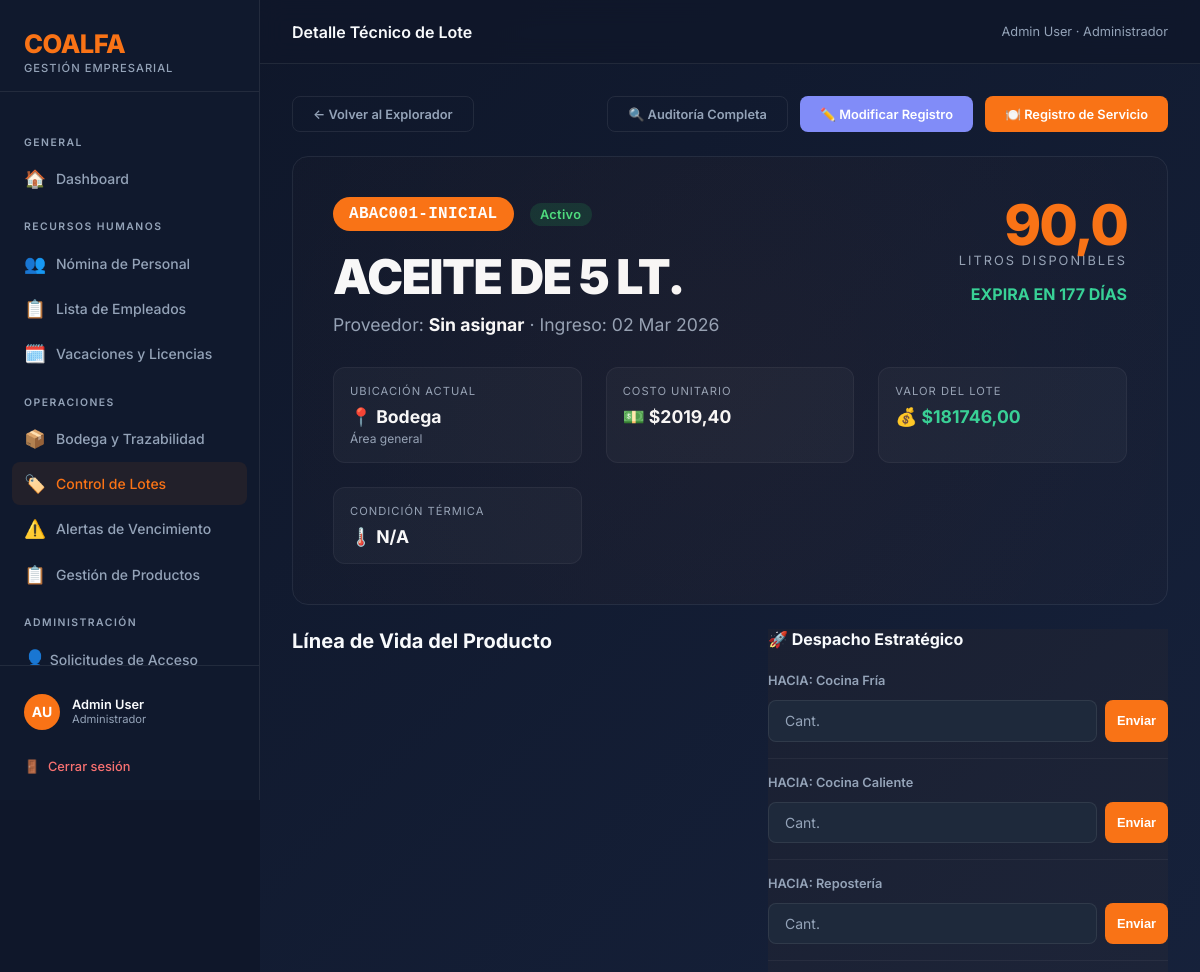
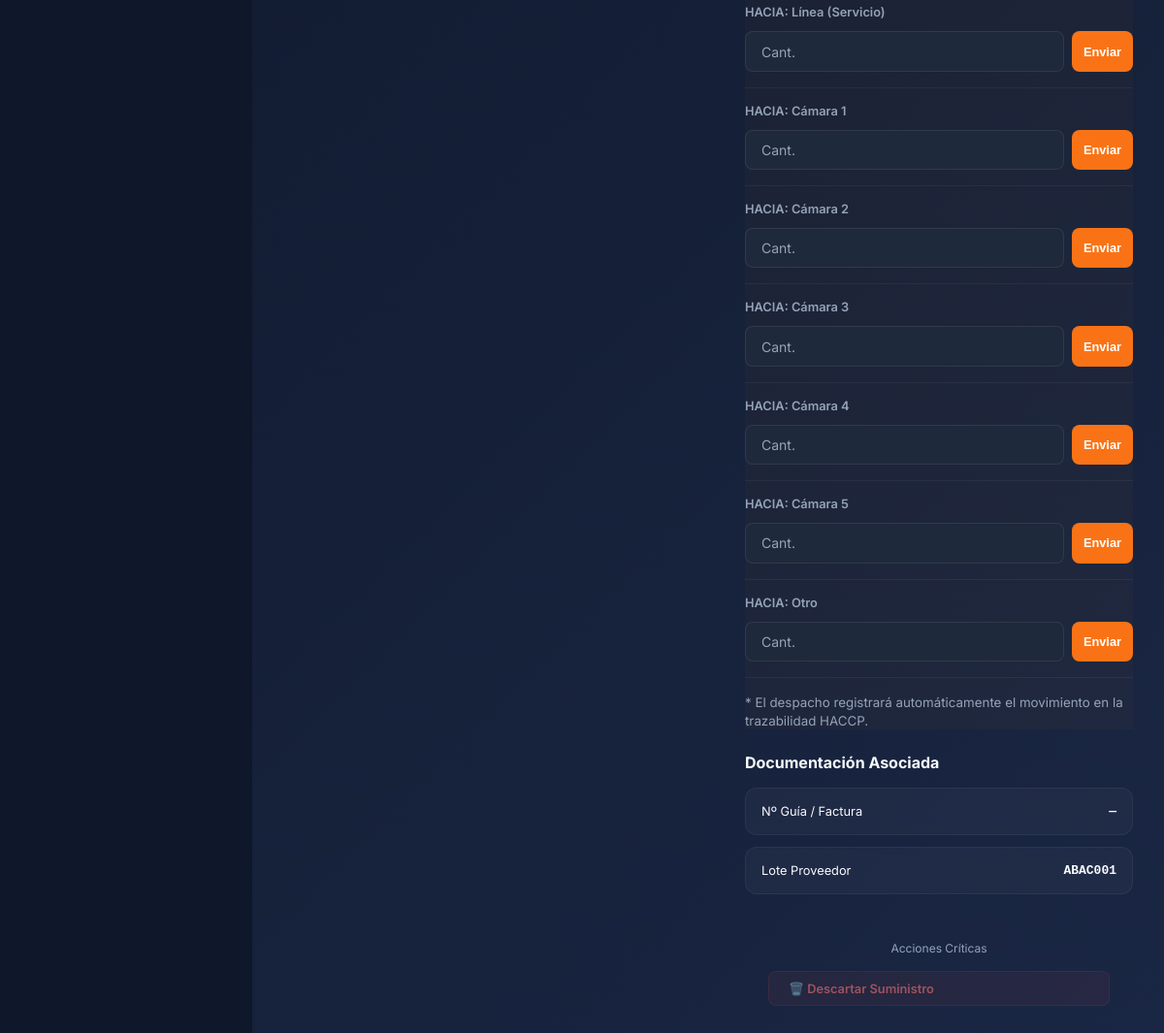
Page /inventario/lotes/351/ (signed in) on the committed database (2 pictures, top to bottom).
### coalfa/models.py (models this page shows, shortened)
class Usuario(AbstractBaseUser, PermissionsMixin):
    ROL_CHOICES = [
        ("ADMIN", "Administrador"),
        ("RRHH", "Recursos Humanos"),
        ("OPERACIONAL", "Operacional"),
    ]
    rut = models.CharField(max_length=12, unique=True, verbose_name="RUT")
    nombre = models.CharField(max_length=60, verbose_name="Nombre")
    apellido = models.CharField(max_length=60, verbose_name="Apellido")
    rol = models.CharField(max_length=15, choices=ROL_CHOICES, default="RRHH", verbose_name="Rol")
    is_active = models.BooleanField(default=True, verbose_name="Activo")
    is_staff = models.BooleanField(default=False, verbose_name="Es staff")
    solicitud_pendiente = models.BooleanField(default=False, verbose_name="Solicitud pendiente de aprobación")
    date_joined = models.DateTimeField(default=timezone.now, verbose_name="Fecha de registro")
    USERNAME_FIELD = "rut"
    REQUIRED_FIELDS = ["nombre", "apellido"]
    objects = UsuarioManager()
    def get_full_name(self):
        return f"{self.nombre} {self.apellido}"
    class Meta:
        verbose_name = "Usuario"
        verbose_name_plural = "Usuarios"

### inventario/models.py (models this page shows, shortened)
class Lote(models.Model):
    UBICACION_CHOICES = [
        ("BODEGA", "Bodega"),
        ("COCINA_FRIA", "Cocina Fría"),
        ("COCINA_CALIENTE", "Cocina Caliente"),
        ("REPOSTERIA", "Repostería"),
        ("LINEA", "Línea (Servicio)"),
        ("CAMARA_1", "Cámara 1"),
        ("CAMARA_2", "Cámara 2"),
        ("CAMARA_3", "Cámara 3"),
        ("CAMARA_4", "Cámara 4"),
        ("CAMARA_5", "Cámara 5"),
        ("OTRO", "Otro"),
    ]
    ESTADO_CHOICES = [
        ("ACTIVO", "Activo"),
        ("CONSUMIDO", "Consumido"),
        ("VENCIDO", "Vencido"),
        ("DESCARTADO", "Descartado"),
    ]
    PROCESO_CHOICES = [
        ("RECEPCION", "Recepción de Bodega"),
        ("MARINADO", "Marinado"),
        ("PORCIONADO", "Porcionado"),
        ("COCCION", "Cocción"),
        ("PREPARACION", "Preparación / Mezcla"),
        ("HORNEADO", "Horneado"),
        ("ENFRIADO", "Enfriado"),
        ("OTRO", "Otro"),
    ]
    producto = models.ForeignKey(Producto, on_delete=models.PROTECT, related_name="lotes")
    proveedor = models.ForeignKey(
        Proveedor, on_delete=models.SET_NULL, null=True, blank=True, related_name="lotes"
    )
    numero_lote = models.CharField(max_length=60, unique=True, blank=True)
    numero_lote_proveedor = models.CharField(
        max_length=80, blank=True, verbose_name="Lote del Proveedor"
    )
    numero_guia = models.CharField(
        max_length=80, blank=True, verbose_name="Nº Guía / Factura"
    )
    cantidad = models.FloatField()
    precio_unitario = models.FloatField(default=0, help_text="Costo por unidad de medida")
    fecha_recepcion = models.DateField()
    fecha_vencimiento = models.DateField()
    temperatura_recepcion = models.FloatField(
        null=True, blank=True, verbose_name="Temperatura recepción (°C)"
    )
    proceso = models.CharField(
        max_length=20,
        choices=PROCESO_CHOICES,
        default="RECEPCION",
        verbose_name="Proceso de origen",
    )
    lotes_padres = models.ManyToManyField(
        "self",
        symmetrical=False,
        blank=True,
        related_name="lotes_hijos",
        verbose_name="Lotes de origen (insumos)",
    )
    ubicacion_actual = models.CharField(
        max_length=30, choices=UBICACION_CHOICES, default="BODEGA"
    )
    ubicacion_detalle = models.CharField(
        max_length=100, blank=True, help_text="Ej: Pasillo 2, Estante B"
    )
    estado = models.CharField(
        max_length=12, choices=ESTADO_CHOICES, default="ACTIVO"
    )
    responsable_registro = models.CharField(
        max_length=100, blank=True, verbose_name="Responsable de registro"
    )
    observaciones = models.TextField(blank=True)
    fecha_registro = models.DateTimeField(auto_now_add=True)
    @property
    def dias_restantes(self):
        return (self.fecha_vencimiento - datetime.date.today()).days
    @property
    def valor_total(self):
        return self.cantidad * self.precio_unitario
    class Meta:
        verbose_name = "Lote"
        verbose_name_plural = "Lotes"
        ordering = ["fecha_vencimiento"]

class Producto(models.Model):
    UNIDAD_CHOICES = [
        ("KG", "Kilogramos"),
        ("G", "Gramos"),
        ("L", "Litros"),
        ("ML", "Mililitros"),
        ("UN", "Unidades"),
        ("CAJA", "Cajas"),
    ]
    CATEGORIA_CHOICES = [
        ("ABARROTES", "Abarrotes"),
        ("CARNES", "Carnes y Aves"),
        ("PESCADOS", "Pescados y Mariscos"),
        ("LACTEOS", "Lácteos y Huevos"),
        ("FRUTAS", "Frutas y Verduras"),
        ("CONGELADOS", "Congelados"),
        ("BEBIDAS", "Bebidas"),
        ("LIMPIEZA", "Aseo y Limpieza"),
        ("OTRO", "Otros"),
    ]
    nombre = models.CharField(max_length=100)
    descripcion = models.TextField(blank=True)
    categoria = models.CharField(max_length=20, choices=CATEGORIA_CHOICES, default="OTRO")
    unidad_medida = models.CharField(max_length=5, choices=UNIDAD_CHOICES, default="KG")
    stock_minimo = models.FloatField(default=0, help_text="Alerta cuando el stock total baje de este valor")
    temperatura_min = models.FloatField(null=True, blank=True, help_text="°C (opcional)")
    temperatura_max = models.FloatField(null=True, blank=True, help_text="°C (opcional)")
    class Meta:
        verbose_name = "Producto"
        verbose_name_plural = "Productos"
        ordering = ["nombre"]

### inventario/views.py (the view)
# urls.py: path("lotes/<int:pk>/", views.detalle_lote, name="inventario_detalle_lote"),
@operacional_required
def detalle_lote(request, pk):
    lote = get_object_or_404(Lote, pk=pk)
    movimientos = lote.movimientos.all()
    destinos_posibles = [u for u in Lote.UBICACION_CHOICES if u[0] != lote.ubicacion_actual]
    return render(request, "inventario/detalle_lote.html", {
        "lote": lote,
        "movimientos": movimientos,
        "destinos": destinos_posibles,
    })

### coalfa/context_processors.py (called while the page is built)
def solicitudes_pendientes(request):
    if request.user.is_authenticated and getattr(request.user, 'rol', None) == 'ADMIN':
        count = Usuario.objects.filter(solicitud_pendiente=True).count()
        return {'solicitudes_count': count}
    return {}

### inventario/templates/inventario/detalle_lote.html (shortened to what this page needs)
{% extends 'base.html' %}
{% block topbar_title %}Detalle Técnico de Lote{% endblock %}
{% block nav_lotes %}active{% endblock %}
{% block content %}
<div style="display:flex; justify-content:space-between; align-items:center; margin-bottom:1.5rem;">
    <a href="{% url 'inventario_lista_lotes' %}" class="btn btn-ghost">← Volver al Explorador</a>
    <div style="display:flex; gap:0.75rem;">
        <a href="{% url 'inventario_trazabilidad_lote' lote.pk %}" class="btn btn-ghost">🔍 Auditoría Completa</a>
        <a href="{% url 'inventario_editar_lote' lote.pk %}" class="btn btn-primary" style="background:var(--indigo); border-color:var(--indigo);">✏️ Modificar Registro</a>
        {% if lote.estado == 'ACTIVO' %}
        <a href="{% url 'inventario_registrar_servicio' lote.pk %}" class="btn btn-primary">🍽️ Registro de Servicio</a>
        {% endif %}
    </div>
</div>
<div class="glass-header">
    <div style="display:flex; justify-content:space-between; align-items:flex-start; flex-wrap:wrap; gap:2rem;">
        <div style="flex:1;">
            <div style="display:flex; align-items:center; gap:1rem; margin-bottom:1rem;">
                <span class="badge" style="background:var(--accent); color:white; font-family:monospace; font-size:1rem; padding:0.5rem 1rem;">
                    {{ lote.numero_lote }}
                </span>
                <span class="badge badge-{{ lote.estado|lower }}" style="font-size:0.8rem;">{{ lote.get_estado_display }}</span>
            </div>
            <h1 style="font-size:3rem; font-weight:900; letter-spacing:-1.5px; margin-bottom:0.5rem;">{{ lote.producto.nombre }}</h1>
            <p style="color:var(--text-muted); font-size:1.1rem;">
                Proveedor: <strong style="color:var(--text);">{{ lote.proveedor.nombre|default:"Sin asignar" }}</strong> ·
                Ingreso: {{ lote.fecha_recepcion|date:"d M Y" }}
            </p>
        </div>
        <div class="amount-display">
            <div class="amount-val">{{ lote.cantidad|floatformat:1 }}</div>
            <div class="amount-lbl">{{ lote.producto.get_unidad_medida_display }} Disponibles</div>
            <div style="margin-top:1rem; font-weight:700; color:{% if lote.dias_restantes < 0 %}var(--danger){% elif lote.dias_restantes < 7 %}var(--warning){% else %}var(--success){% endif %};">
                {% if lote.dias_restantes < 0 %}SUMINISTRO VENCIDO{% else %}EXPIRA EN {{ lote.dias_restantes }} DÍAS{% endif %}
            </div>
        </div>
    </div>
    <div class="info-grid">
        <div class="info-item">
            <div class="info-label">Ubicación Actual</div>
            <div class="info-value">📍 {{ lote.get_ubicacion_actual_display }}</div>
            <div style="font-size:0.75rem; color:var(--text-muted); margin-top:4px;">{{ lote.ubicacion_detalle|default:"Área general" }}</div>
        </div>
        <div class="info-item">
            <div class="info-label">Costo Unitario</div>
            <div class="info-value">💵 ${{ lote.precio_unitario|floatformat:2 }}</div>
        </div>
        <div class="info-item">
            <div class="info-label">Valor del Lote</div>
            <div class="info-value" style="color:var(--success);">💰 ${{ lote.valor_total|floatformat:2 }}</div>
        </div>
        <div class="info-item">
            <div class="info-label">Condición Térmica</div>
            <div class="info-value">🌡️ {{ lote.temperatura_recepcion|default:"N/A" }}{% if lote.temperatura_recepcion %}°C{% endif %}</div>
        </div>
    </div>
</div>
<div style="display:grid; grid-template-columns: 1fr 400px; gap:2rem;">
    <div>
        <div class="card-header" style="border:none; margin-bottom:2rem;">
            <h2 class="card-title" style="font-size:1.25rem;">Línea de Vida del Producto</h2>
        </div>
    </div>
    <div style="display:flex; flex-direction:column; gap:1.5rem;">
        {% if lote.estado == 'ACTIVO' %}
        <div class="glass-panel" style="background:rgba(249, 115, 22, 0.03); border-color:rgba(249, 115, 22, 0.2);">
            <h3 style="font-size:1rem; font-weight:700; margin-bottom:1.5rem; display:flex; align-items:center; gap:0.5rem;">
                🚀 Despacho Estratégico
            </h3>
            {% for key, label in destinos %}
            <form method="post" action="{% url 'inventario_mover_lote' lote.pk key %}" style="margin-bottom:1rem; padding-bottom:1rem; border-bottom:1px solid rgba(255,255,255,0.05);">
                <div style="font-size:0.8rem; font-weight:600; margin-bottom:0.75rem; color:var(--text-muted);">HACIA: {{ label }}</div>
                <div style="display:flex; gap:0.5rem;">
                    <input type="number" name="cantidad_despacho" step="0.01" max="{{ lote.cantidad }}" required
                           class="form-control" placeholder="Cant." style="flex:1;">
                    <button type="submit" class="btn btn-primary" style="padding:0.75rem;">Enviar</button>
                </div>
            </form>
            {% endfor %}
            <small style="color:var(--text-muted); line-height:1.4; display:block; margin-top:0.5rem;">
                * El despacho registrará automáticamente el movimiento en la trazabilidad HACCP.
            </small>
        </div>
        {% endif %}
        <div class="glass-panel">
            <h3 style="font-size:1rem; font-weight:700; margin-bottom:1rem;">Documentación Asociada</h3>
            <div style="display:grid; gap:0.75rem;">
                <div class="info-item" style="display:flex; justify-content:space-between; align-items:center;">
                    <span style="font-size:0.8rem;">Nº Guía / Factura</span>
                    <span style="font-family:monospace; font-weight:700;">{{ lote.numero_guia|default:"—" }}</span>
                </div>
                <div class="info-item" style="display:flex; justify-content:space-between; align-items:center;">
                    <span style="font-size:0.8rem;">Lote Proveedor</span>
                    <span style="font-family:monospace; font-weight:700;">{{ lote.numero_lote_proveedor|default:"—" }}</span>
                </div>
            </div>
        </div>
        <div style="margin-top:auto; padding:1.5rem; text-align:center;">
            <p style="font-size:0.75rem; color:var(--text-muted); margin-bottom:1rem;">Acciones Críticas</p>
            <a href="{% url 'inventario_eliminar_lote' lote.pk %}" class="btn btn-danger" style="width:100%; opacity:0.6;">🗑️ Descartar Suministro</a>
        </div>
    </div>
</div>
{% endblock %}

### templates/base.html (shortened to what this page needs)
<!DOCTYPE html>
<html lang="es">
<head>
</head>
<body>
    <div class="sidebar">
        <div class="sidebar-brand">
            <div class="logo-text">COALFA</div>
            <div class="logo-sub">Gestión Empresarial</div>
        </div>
        <nav class="sidebar-nav">
            <div class="nav-section-label">General</div>
            <a href="{% url 'dashboard' %}" class="nav-item {% block nav_home %}{% endblock %}">
                <span class="icon">🏠</span> Dashboard
            </a>
            {% if user.rol == 'RRHH' or user.rol == 'ADMIN' %}
            <div class="nav-section-label">Recursos Humanos</div>
            <a href="{% url 'rrhh_dashboard' %}" class="nav-item {% block nav_rrhh %}{% endblock %}">
                <span class="icon">👥</span> Nómina de Personal
            </a>
            <a href="{% url 'rrhh_lista_empleados' %}" class="nav-item {% block nav_empleados %}{% endblock %}">
                <span class="icon">📋</span> Lista de Empleados
            </a>
            <a href="{% url 'rrhh_ausencias' %}" class="nav-item {% block nav_ausencias %}{% endblock %}">
                <span class="icon">🗓️</span> Vacaciones y Licencias
            </a>
            {% endif %}
            {% if user.rol == 'OPERACIONAL' or user.rol == 'ADMIN' %}
            <div class="nav-section-label">Operaciones</div>
            <a href="{% url 'inventario_dashboard' %}" class="nav-item {% block nav_inventario %}{% endblock %}">
                <span class="icon">📦</span> Bodega y Trazabilidad
            </a>
            <a href="{% url 'inventario_lista_lotes' %}" class="nav-item {% block nav_lotes %}{% endblock %}">
                <span class="icon">🏷️</span> Control de Lotes
            </a>
            <a href="{% url 'inventario_alertas' %}" class="nav-item {% block nav_alertas %}{% endblock %}">
                <span class="icon">⚠️</span> Alertas de Vencimiento
            </a>
            <a href="{% url 'inventario_lista_productos' %}" class="nav-item {% block nav_productos %}{% endblock %}">
                <span class="icon">📋</span> Gestión de Productos
            </a>
            {% endif %}
            {% if user.rol == 'ADMIN' %}
            <div class="nav-section-label">Administración</div>
            <a href="{% url 'admin_solicitudes' %}" class="nav-item" style="display:flex;align-items:center;justify-content:space-between;">
                <span><span class="icon">👤</span> Solicitudes de Acceso</span>
            </a>
            {% endif %}
        </nav>
        <div class="sidebar-footer">
            <div class="user-info">
                <div class="user-avatar">{{ user.nombre|first }}{{ user.apellido|first }}</div>
                <div>
                    <div class="user-name">{{ user.get_full_name }}</div>
                    <div class="user-role">{{ user.get_rol_display }}</div>
                </div>
            </div>
            <a href="{% url 'logout' %}" class="btn-logout">
                <span>🚪</span> Cerrar sesión
            </a>
        </div>
    </div>
    <div class="main-wrapper">
        <div class="topbar">
            <div class="topbar-title">{% block topbar_title %}Dashboard{% endblock %}</div>
            <div class="topbar-breadcrumb">{{ user.get_full_name }} · {{ user.get_rol_display }}</div>
        </div>
        <div class="page-content">
            {% block content %}{% endblock %}
        </div>
    </div>
</body>
</html>

### rows in the picture
Usuario: nombre|first "A", apellido|first "U", get_full_name "Admin User", rol "Administrador"
Lote: numero_lote "ABAC001-INICIAL", estado "Activo", producto.nombre "ACEITE DE 5 LT.", proveedor.nombre "Sin asignar", fecha_recepcion "02 Mar 2026", cantidad "90,0", producto.unidad_medida "LITROS", dias_restantes "177", ubicacion_actual "Bodega", ubicacion_detalle "Área general", precio_unitario "2019,40", valor_total "181746,00", temperatura_recepcion "N/A", numero_guia "—", numero_lote_proveedor "ABAC001"

### other values in the picture
{{ label }} "Cocina Fría" "Cocina Caliente" "Repostería" "Línea (Servicio)" "Cámara 1" "Cámara 2" "Cámara 3" "Cámara 4" "Cámara 5" "Otro"
